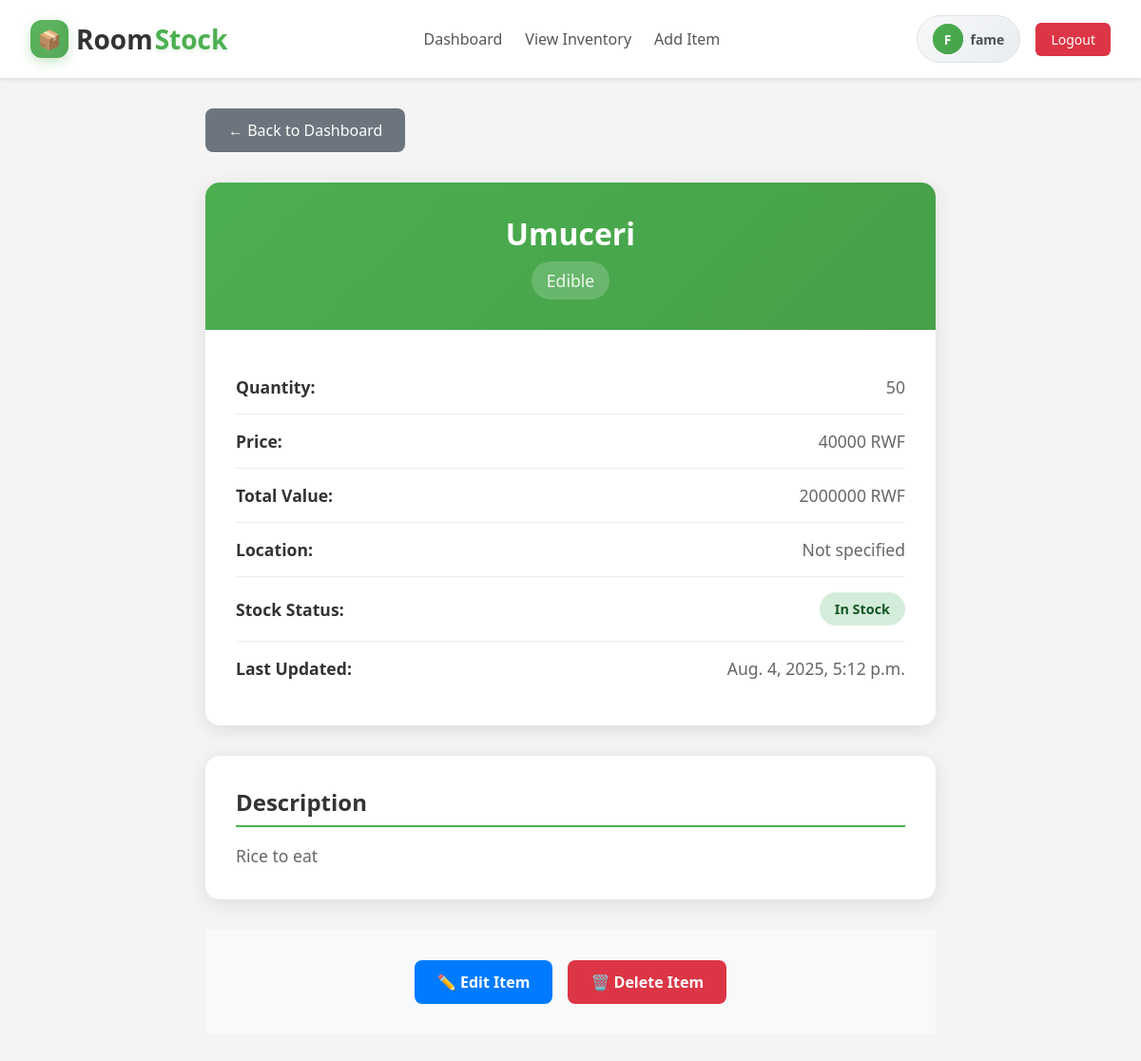
The app's page /item/7 (signed in) with its own data.
### roomstockapp/models.py (models this page shows, shortened)
class Product(models.Model):
    product_id = models.AutoField(primary_key=True)
    name = models.CharField(max_length=100)
    sku = models.CharField(max_length=50, unique=True)
    description = models.TextField(blank=True, null=True)
    price = models.DecimalField(max_digits=10, decimal_places=2)
    quantity = models.IntegerField(default=0)
    category = models.ForeignKey(Category, on_delete=models.SET_NULL, null=True, blank=True)
    user = models.ForeignKey(User, on_delete=models.CASCADE)
    created_at = models.DateTimeField(auto_now_add=True)
    updated_at = models.DateTimeField(auto_now=True)
    is_active = models.BooleanField(default=True)
    @property
    def total_value(self):
        return self.price * self.quantity
    class Meta:
        ordering = ['-created_at']

class Category(models.Model):
    name = models.CharField(max_length=100)
    description = models.TextField(blank=True, null=True)
    created_at = models.DateTimeField(auto_now_add=True)
    updated_at = models.DateTimeField(auto_now=True)
    def __str__(self):
        return self.name
    class Meta:
        verbose_name_plural = "Categories"

### roomstockapp/views.py (the view)
# urls.py: path("item/<int:product_id>",views.display_item,name="display_item"),
def display_item(request, product_id):
    product = get_object_or_404(Product, product_id=product_id, user=request.user)
    return render(request, 'inventory/display.html', {'item': product})

### roomstockapp/templates/inventory/display.html (shortened to what this page needs)
{% extends "main.html" %}
{% load static %}
{% block content %}
<div class="display-container">
  <a href="{% url 'index' %}" class="back-button">
    ← Back to Dashboard
  </a>
  <div class="item-card">
    <div class="item-header">
      <h1 class="item-title">{{ item.name|default:"Item Name" }}</h1>
      <span class="item-category">{{ item.category|default:"Category" }}</span>
    </div>
    <div class="item-details">
      <div class="detail-row">
        <span class="detail-label">Quantity:</span>
        <span class="detail-value">{{ item.quantity|default:"0" }}</span>
      </div>
      <div class="detail-row">
        <span class="detail-label">Price:</span>
        <span class="detail-value">{{ item.price|floatformat:0 }} RWF</span>
      </div>
      <div class="detail-row">
        <span class="detail-label">Total Value:</span>
        <span class="detail-value">{{ item.total_value|floatformat:0 }} RWF</span>
      </div>
      <div class="detail-row">
        <span class="detail-label">Location:</span>
        <span class="detail-value">{{ item.location|default:"Not specified" }}</span>
      </div>
      <div class="detail-row">
        <span class="detail-label">Stock Status:</span>
        <span class="stock-status status-in-stock">In Stock</span>
      </div>
      <div class="detail-row">
        <span class="detail-label">Last Updated:</span>
        <span class="detail-value">{{ item.updated_at|default:"Today" }}</span>
      </div>
    </div>
  </div>
  <div class="description-section">
    <h2 class="section-title">Description</h2>
    <p class="description-text">
      {{ item.description|default:"No description available for this item." }}
    </p>
  </div>
  <div class="action-buttons">
    <a href="{% url 'edit_item' item.product_id %}" class="action-btn edit-btn">
      ✏️ Edit Item
    </a>
    <a href="{% url 'delete_item' item.product_id %}" class="action-btn delete-btn">
      🗑️ Delete Item
    </a>
  </div>
</div>
{% endblock content %}

### roomstockapp/templates/components/navbar.html (shortened to what this page needs)
<!DOCTYPE html>
<html lang="en">
  <head>
  </head>
  <body>
    <nav>
      <a href="{% url 'index' %}" class="logo">
        <div class="logo-icon">📦</div>
        <div class="logo-text">
          <span class="logo-room">Room</span>
          <span class="logo-stock">Stock</span>
        </div>
      </a>
      {% if user.is_authenticated %}
        <div class="nav-links">
          <a href="{% url 'index' %}">Dashboard</a>
          <a href="{% url 'inventory_list' %}">View Inventory</a>
          <a href="{% url 'add_item' %}">Add Item</a>
        </div>
        <div class="user-section">
          <div class="user-info">
            <div class="user-avatar">
              <a href="{% url 'profile' %}" class="user-avatar">
              {{ user.username|first|upper }}
            </a>
            </div>
            <span class="username">{{ user.username }}</span>
          </div>
          <a href="{% url 'logout' %}" class="logout-btn">Logout</a>
        </div>
      {% else %}
        <div class="auth-buttons">
          <a href="{% url 'login' %}"><button>Login</button></a>
          <a href="{% url 'register' %}"><button>Register</button></a>
        </div>
      {% endif %}
    </nav>
  </body>
</html>

### roomstockapp/templates/components/navbar.html (style rules this page uses)
* { box-sizing: border-box; margin: 0; padding: 0; }
body { font-family: "Segoe UI", sans-serif; background-color: #f4f4f4; }
nav { display: flex; justify-content: space-between; align-items: center; padding: 1rem 2rem; background-color: #fff; box-shadow: 0 2px 4px rgba(0, 0, 0, 0.1); }
.logo { display: flex; align-items: center; gap: 8px; font-size: 28px; font-weight: 700; text-decoration: none; color: #333; transition: transform 0.3s ease; }
.logo-icon { width: 40px; height: 40px; background: linear-gradient(135deg, #4CAF50, #45a049); border-radius: 12px; display: flex; align-items: center; justify-content: center; color: white; font-size: 20px; font-weight: bold; box-shadow: 0 4px 12px rgba(76, 175, 80, 0.3); position: relative; overflow: hidden; }
.logo-icon::before { content: ''; position: absolute; top: -50%; left: -50%; width: 200%; height: 200%; background: linear-gradient(45deg, transparent, rgba(255,255,255,0.1), transparent); transform: rotate(45deg); animation: shine 3s infinite; }
.logo-text { display: flex; align-items: baseline; gap: 2px; }
.logo-room { color: #333; font-weight: 600; }
.logo-stock { color: #4CAF50; font-weight: 800; text-shadow: 0 2px 4px rgba(76, 175, 80, 0.2); position: relative; }
.logo-stock::after { content: ''; position: absolute; bottom: -2px; left: 0; width: 100%; height: 2px; background: linear-gradient(90deg, #4CAF50, #45a049); border-radius: 1px; transform: scaleX(0); transform-origin: left; transition: transform 0.3s ease; }
nav .nav-links { display: flex; gap: 1.5rem; }
nav .nav-links a { text-decoration: none; color: #555; font-weight: 500; transition: color 0.3s; }
.user-section { display: flex; align-items: center; gap: 1rem; }
.user-info { display: flex; align-items: center; gap: 0.5rem; padding: 0.5rem 1rem; background: linear-gradient(135deg, #f8f9fa, #e9ecef); border-radius: 25px; border: 1px solid #dee2e6; transition: all 0.3s ease; }
.user-avatar { width: 32px; height: 32px; background: linear-gradient(135deg, #4CAF50, #45a049); border-radius: 50%; display: flex; align-items: center; justify-content: center; color: white; font-weight: bold; font-size: 14px; text-transform: uppercase; text-decoration: none; }
.username { font-weight: 600; color: #495057; font-size: 14px; }
.logout-btn { padding: 0.5rem 1rem; border: none; border-radius: 6px; background-color: #dc3545; color: white; font-weight: 500; font-size: 14px; cursor: pointer; transition: all 0.3s ease; text-decoration: none; display: inline-block; }

### records on screen
Product: name "Umuceri", category "Edible", quantity "50", price "40000", total_value "2000000", updated_at "Aug. 4, 2025, 5:12 p.m.", description "Rice to eat"

### other values on screen
{{ user.username|first|upper }} "F"
{{ user.username }} "fame"
{{ item.location|default:"Not specified" }} "Not specified"
